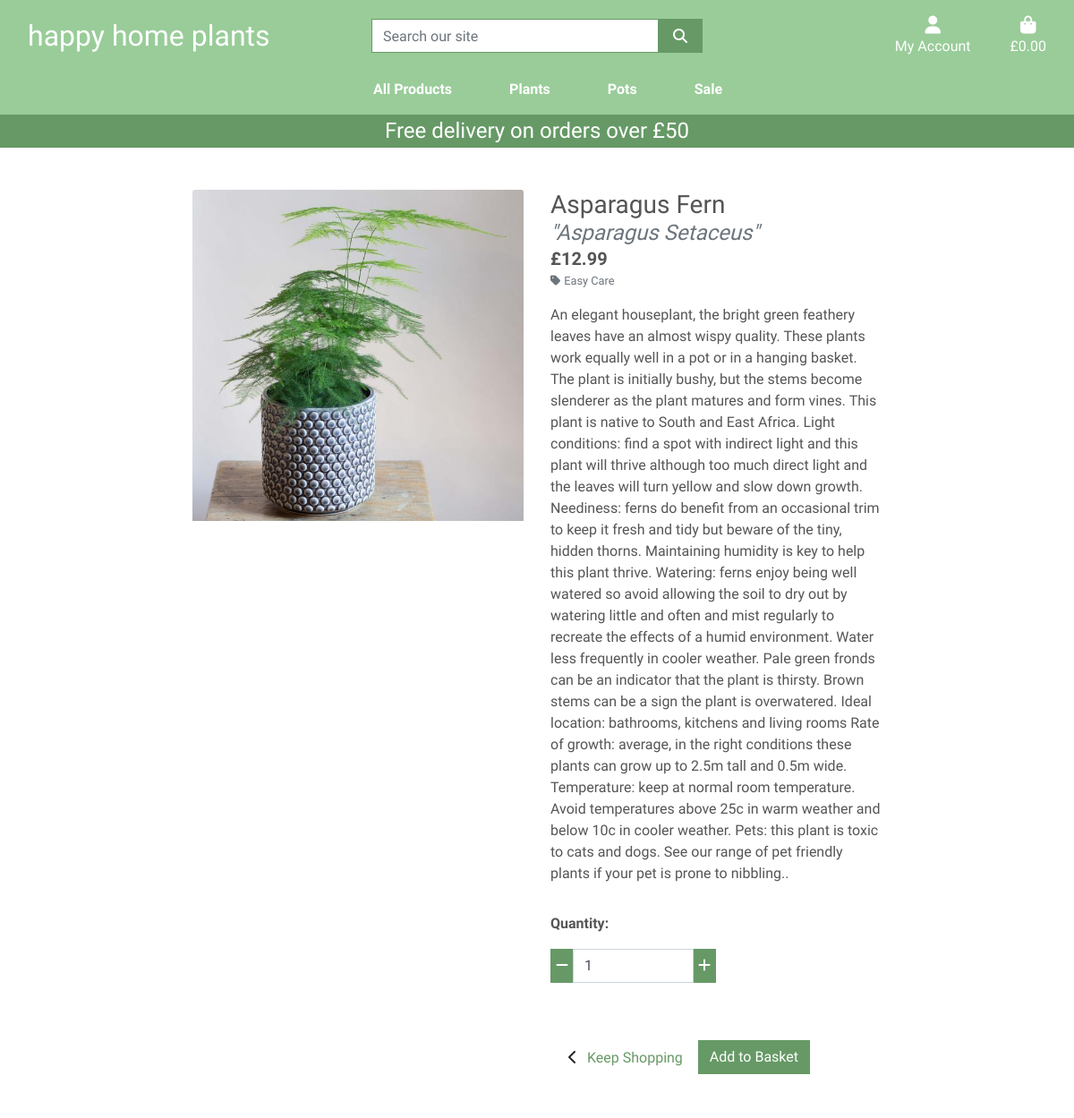
The app's page /products/4 with its own data.
### products/models.py (models this page shows, shortened)
class Product(models.Model):
    category = models.ForeignKey(
        'Category', null=True, blank=True, on_delete=models.SET_NULL)
    name = models.CharField(max_length=254)
    friendly_name = models.CharField(max_length=254, null=True, blank=True)
    alternate_name = models.CharField(max_length=254, blank=True)
    price = models.DecimalField(max_digits=6, decimal_places=2)
    description = models.TextField()
    image = models.ImageField(null=True, blank=True)
    image_url = models.URLField(max_length=1024, null=True, blank=True)
    height = models.CharField(max_length=4, null=True, blank=True)

class Category(models.Model):
    class Meta:
        verbose_name_plural = "Categories"
    name = models.CharField(max_length=254)
    friendly_name = models.CharField(max_length=254, null=True, blank=True)

### products/views.py (the view)
# urls.py: path('<product_id>', views.product_detail, name='product_detail')
def product_detail(request, product_id):
    product = get_object_or_404(Product, pk=product_id)
    context = {
        'product': product,
    }
    return render(request, 'products/product_detail.html', context)

### basket/contexts.py (called while the page is built, shortened)
def basket_contents(request):
    basket_items = []
    total = 0
    product_count = 0
    basket = request.session.get('basket', {})
    if total < settings.FREE_DELIVERY_THRESHOLD:
        delivery = total * Decimal(settings.STANDARD_DELIVERY_PERCENTAGE / 100)
        free_delivery_delta = settings.FREE_DELIVERY_THRESHOLD - total
    else:
        delivery = 0
        free_delivery_delta = 0
    grand_total = delivery + total
    context = {
        'basket_items': basket_items,
        'total': total,
        'product_count': product_count,
        'delivery': delivery,
        'free_delivery_delta': free_delivery_delta,
        'free_delivery_threshold': settings.FREE_DELIVERY_THRESHOLD,
        'grand_total': grand_total,
    }
    return context

### products/templates/products/product_detail.html (shortened to what this page needs)
{% extends "base.html" %}
{% load static %}
{% block page_header %}
    <div class="container header-container">
    </div>
{% endblock %}
{% block content %}
    <div class="overlay"></div>
    <div class="container-fluid">
       <div class="row">
           <div class="col-12 col-md-6 col-lg-4 offset-lg-2">
               <div class="image-container my-5">
                   {% if product.image %}
                        <a href="{{ product.image.url }}" target="_blank">
                            <img src="{{ product.image.url }}" alt="{{ product.name }}" class="card-img-top img-fluid">
                        </a>
                    {% else %}
                        <a href="">
                            <img src="{{ MEDIA_URL }}noimage.png" alt="{{ product.name }}" class="card-img-top img-fluid">
                        </a>
                    {% endif %}
               </div>
           </div>
           <div class="col-12 col-md-6 col-lg-4">
               <div class="product-details-container mb-5 mt-md-5 text-left">
                   <h3 class="mb-0">{{ product.friendly_name }}</h3>
                   {% if product.alternate_name %}
                   <h4 class="mb-0 text-muted"><i>"{{ product.alternate_name }}"</i></h4>
                   {% endif %}
                   <p class="lead mb-0 text-left font-weight-bold">£{{ product.price }}</p>
                    {% if product.category %}
                        <p class="small nt-1 mb-0">
                            <a href="{% url 'products' %}?category={{ product.category.name }}" class="text-muted">
                                <i class="fas fa-tag mr-1"></i>{{ product.category.friendly_name }}
                            </a>
                        </p>
                    {% endif %}
                   <p class="mt-3">{{ product.description }}</p>
                   <form class="form" action="{% url 'add_to_basket' product.id %}" method="POST">
                        <div class="form-row">
                            <div class="col-12">
                                <p class="mt-3 text-left"><strong>Quantity:</strong></p>
                                <div class="form-group w-50">
                                    <div class="input-group">
                                        <div class="input-group-prepend">
                                            <button class="decrement-qty b-darkgreen text-white rounded-0 border-0"
                                            data-item_id="{{ product.id }}" id="decrement-qty_{{ product.id }}">
                                                <i class="fas fa-minus"></i>
                                            </button>
                                        </div>
                                        <input class="form-control qty_input align-right" type="number"
                                        name="quantity" value="1" min="1" max="99"
                                        data-item_id="{{ product.id }}" id="id_qty_{{ product.id }}">
                                        <div class="input-group-append">
                                            <button class="increment-qty b-darkgreen text-white rounded-0 border-0"
                                            data-item_id="{{ product.id }}" id="increment-qty_{{ product.id }}">
                                                <i class="fas fa-plus"></i>
                                            </button>
                                        </div>
                                    </div>
                                </div>
                            </div>
                            <div class="col">
                                <a href="{% url 'products' %}" class="btn btn-outline-black rounded-0 mt-5">
                                    <span class="icon">
                                        <i class="fas fa-chevron-left"></i>
                                    </span>
                                    <span class="text-darkgreen text-left">Keep Shopping</span>
                                </a>
                                <input type="submit" class="btn btn-green rounded-0 text-darkgreen mt-5" value="Add to Basket">
                            </div>
                        </div>
                    </form>
               </div>
           </div>
       </div>
{% endblock %}

### static/css/base.css (style rules this page uses)
html { height: 100%; }
body { background: url('/media/background-image-happy-home-plants.jpeg') no-repeat center center fixed; background-size: cover; height: calc(100vh - 164px); color: #555; font-family: 'Didact Gothic', sans-serif; }
.b-darkgreen { background-color: #669966; }
.text-darkgreen { color: #669966; }
.overlay { height: 100%; width: 100%; top: 0; left: 0; position: fixed; background: white; z-index: -1; }
.icon { align-items: center; display: inline-flex; justify-content: center; height: 1.5rem; width: 1.5rem; }
.btn-green { background: #669966; color: white; }
.align-right { float: right; }
@media (min-width: 1200px) { .container { max-width: 80%; } }
@media (min-width: 992px) { .header-container { padding-top: 164px; } }

### records on screen
Product: image (picture), friendly_name "Asparagus Fern", alternate_name "Asparagus Setaceus", price "12.99", category.friendly_name "Easy Care", description "An elegant houseplant, the bright green feathery leaves have an almost wispy quality. These plants work equally well in a pot or in a hanging basket. The plant is initially bushy, but the stems become slenderer as the plant matures and form vines. This plant is native to South and East Africa. Light conditions: find a spot with indirect light and this plant will thrive although too much direct light and the leaves will turn yellow and slow down growth. Neediness: ferns do benefit from an occasional trim to keep it fresh and tidy but beware of the tiny, hidden thorns. Maintaining humidity is key to help this plant thrive. Watering: ferns enjoy being well watered so avoid allowing the soil to…"

### other values on screen
{{ free_delivery_threshold }} "50"
